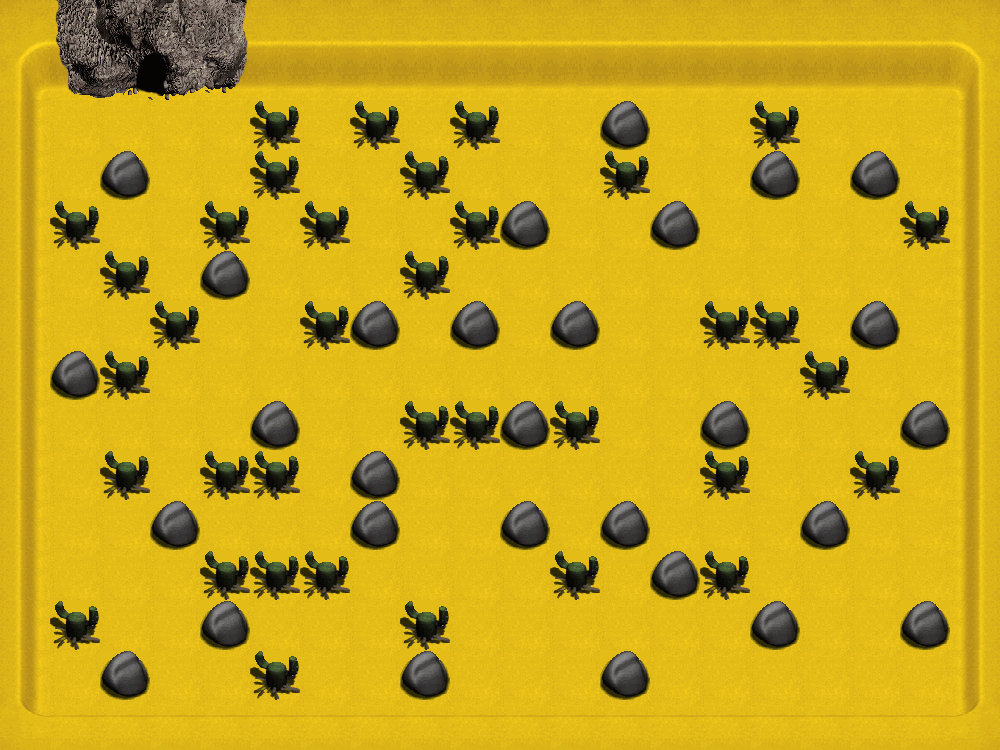

This game map was drawn from its Tiled (.tmx) file and the tilesets committed beside it. A one-line description and the trimmed map source follow:
An orthogonal 20x15 tile map with 50x50 px tiles, 2 tile layers (background, graphics), 3 tilesets and 89 objects.

<map version="1.0" orientation="orthogonal" renderorder="right-down" width="20" height="15" tilewidth="50" tileheight="50" nextobjectid="97">
 <properties>
  <property name="bonus1" value="1" />
  <property name="bonus2" value="2" />
  <property name="bonus3" value="3" />
  <property name="bonus4" value="4" />
  <property name="bonus5" value="5" />
  <property name="bonus6" value="6" />
  <property name="bonus7" value="7" />
  <property name="bonus8" value="8" />
  <property name="bonus9" value="9" />
  <property name="enemy1" type="int" value="7" />
  <property name="height" type="int" value="750" />
  <property name="main_tile_set" value="third_maps" />
  <property name="num_bonus1" type="int" value="6" />
  <property name="num_bonus2" type="int" value="6" />
  <property name="num_bonus3" type="int" value="2" />
  <property name="num_bonus4" type="int" value="2" />
  <property name="num_bonus5" type="int" value="2" />
  <property name="num_bonus6" type="int" value="2" />
  <property name="num_bonus7" type="int" value="2" />
  <property name="num_bonus8" type="int" value="2" />
  <property name="num_bonus9" type="int" value="2" />
  <property name="num_bonus_total" type="int" value="26" />
  <property name="num_enemies" type="int" value="1" />
  <property name="num_explodable_items" type="int" value="37" />
  <property name="num_types_bonus" type="int" value="9" />
  <property name="width" type="int" value="1000" />
 </properties>
 <tileset firstgid="1" name="third_maps" tilewidth="50" tileheight="50" tilecount="80" columns="10">
  <image source="third_maps.png" width="511" height="405" />
 </tileset>
 <tileset firstgid="81" name="flames" tilewidth="50" tileheight="50" tilecount="50" columns="10">
  <image source="flames.png" width="512" height="256" />
 </tileset>
 <tileset firstgid="131" name="flamesNBomb" tilewidth="50" tileheight="50" tilecount="8" columns="8">
  <image source="flames/flamesNBomb.png" width="400" height="50" />
 </tileset>
 <layer name="background" width="20" height="15">
  <data>[300 cells, 300 non-empty, 1 distinct tile ids]</data>
 </layer>
 <layer name="graphics" width="20" height="15">
  <data>[300 cells, 300 non-empty, 22 distinct tile ids]</data>
 </layer>
 <objectgroup name="walls">
  <object id="1" x="0" y="0" width="1000" height="100" />
  <object id="2" x="950" y="100" width="50" height="650" />
  <object id="3" x="0" y="700" width="1000" height="50" />
  <object id="4" x="0" y="100" width="50" height="600" />
  <object id="5" x="100" y="150" width="50" height="50" />
  <object id="6" x="50" y="350" width="50" height="50" />
  <object id="7" x="150" y="500" width="50" height="50" />
  <object id="9" x="100" y="650" width="50" height="50" />
  <object id="10" x="200" y="600" width="50" height="50" />
  <object id="11" x="400" y="650" width="50" height="50" />
  <object id="12" x="600" y="650" width="50" height="50" />
  <object id="13" x="750" y="600" width="50" height="50" />
  <object id="14" x="900" y="600" width="50" height="50" />
  <object id="15" x="650" y="550" width="50" height="50" />
  <object id="16" x="600" y="500" width="50" height="50" />
  <object id="17" x="500" y="500" width="50" height="50" />
  <object id="19" x="800" y="500" width="50" height="50" />
  <object id="20" x="700" y="400" width="50" height="50" />
  <object id="21" x="900" y="400" width="50" height="50" />
  <object id="22" x="500" y="400" width="50" height="50" />
  <object id="23" x="350" y="450" width="50" height="50" />
  <object id="24" x="350" y="500" width="50" height="50" />
  <object id="25" x="250" y="400" width="50" height="50" />
  <object id="26" x="200" y="250" width="50" height="50" />
  <object id="27" x="350" y="300" width="50" height="50" />
  <object id="28" x="450" y="300" width="50" height="50" />
  <object id="29" x="550" y="300" width="50" height="50" />
  <object id="30" x="500" y="200" width="50" height="50" />
  <object id="31" x="600" y="100" width="50" height="50" />
  <object id="32" x="650" y="200" width="50" height="50" />
  <object id="33" x="850" y="150" width="50" height="50" />
  <object id="34" x="750" y="150" width="50" height="50" />
  <object id="35" x="850" y="300" width="50" height="50" />
 </objectgroup>
 <objectgroup name="cacti">
  <object id="36" x="250" y="100" width="50" height="50" />
  <object id="37" x="350" y="100" width="50" height="50" />
  <object id="38" x="450" y="100" width="50" height="50" />
  <object id="39" x="750" y="100" width="50" height="50" />
  <object id="40" x="250" y="150" width="50" height="50" />
  <object id="41" x="400" y="150" width="50" height="50" />
  <object id="42" x="600" y="150" width="50" height="50" />
  <object id="43" x="50" y="200" width="50" height="50" />
  <object id="44" x="200" y="200" width="50" height="50" />
  <object id="45" x="300" y="200" width="50" height="50" />
  <object id="47" x="450" y="200" width="50" height="50" />
  <object id="49" x="900" y="200" width="50" height="50" />
  <object id="50" x="100" y="250" width="50" height="50" />
  <object id="52" x="400" y="250" width="50" height="50" />
  <object id="53" x="150" y="300" width="50" height="50" />
  <object id="54" x="300" y="300" width="50" height="50" />
  <object id="55" x="100" y="350" width="50" height="50" />
  <object id="56" x="700" y="300" width="50" height="50" />
  <object id="57" x="750" y="300" width="50" height="50" />
  <object id="58" x="800" y="350" width="50" height="50" />
  <object id="59" x="850" y="450" width="50" height="50" />
  <object id="60" x="700" y="450" width="50" height="50" />
  <object id="61" x="550" y="400" width="50" height="50" />
  <object id="62" x="450" y="400" width="50" height="50" />
  <object id="63" x="400" y="400" width="50" height="50" />
  <object id="64" x="250" y="450" width="50" height="50" />
  <object id="65" x="200" y="450" width="50" height="50" />
  <object id="66" x="100" y="450" width="50" height="50" />
  <object id="67" x="50" y="600" width="50" height="50" />
  <object id="68" x="250" y="650" width="50" height="50" />
  <object id="69" x="200" y="550" width="50" height="50" />
  <object id="70" x="250" y="550" width="50" height="50" />
  <object id="71" x="300" y="550" width="50" height="50" />
  <object id="72" x="400" y="600" width="50" height="50" />
  <object id="73" x="550" y="550" width="50" height="50" />
  <object id="74" x="700" y="550" width="50" height="50" />
 </objectgroup>
 <objectgroup name="Camada de Objectos 3" />
 <objectgroup name="Camada de Objectos 4" />
 <objectgroup name="Camada de Objectos 5" />
 <objectgroup name="Camada de Objectos 6" />
 <objectgroup name="Camada de Objectos 7" />
 <objectgroup name="Camada de Objectos 8" />
 <objectgroup name="redball">
  <object id="75" x="350" y="150" width="50" height="50" />
  <object id="76" x="500" y="150" width="50" height="50" />
  <object id="77" x="700" y="150" width="50" height="50" />
  <object id="78" x="850" y="100" width="50" height="50" />
  <object id="79" x="700" y="250" width="50" height="50" />
  <object id="80" x="250" y="250" width="50" height="50" />
  <object id="81" x="200" y="300" width="50" height="50" />
  <object id="82" x="50" y="450" width="50" height="50" />
  <object id="83" x="50" y="650" width="50" height="50" />
  <object id="84" x="250" y="500" width="50" height="50" />
  <object id="87" x="300" y="650" width="50" height="50" />
  <object id="88" x="350" y="650" width="50" height="50" />
  <object id="89" x="450" y="500" width="50" height="50" />
  <object id="90" x="650" y="600" width="50" height="50" />
  <object id="91" x="700" y="650" width="50" height="50" />
  <object id="92" x="750" y="650" width="50" height="50" />
  <object id="93" x="850" y="600" width="50" height="50" />
  <object id="94" x="800" y="400" width="50" height="50" />
  <object id="95" x="600" y="450" width="50" height="50" />
  <object id="96" x="600" y="350" width="50" height="50" />
 </objectgroup>
</map>
